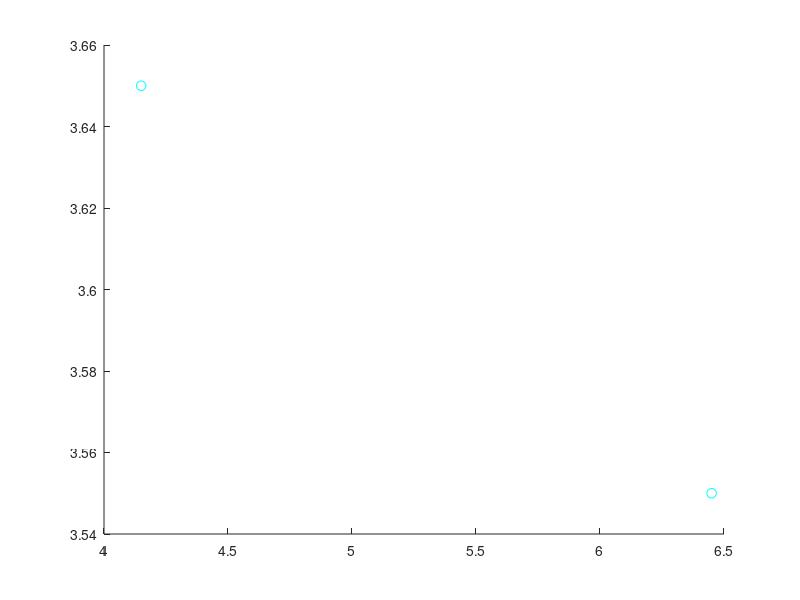

This figure's MATLAB source: (Note: this script raises an error after producing the figure.)
SOL = 2.998e8;

UseLos = 0;
% Walls
L1 = [+0.0, +1.0, +6.0, 4.5];    % [A, B, C] -> Ax + By + C = 0
L2 = [+1.0, +0.0, +7.0, 4.5];    % [A, B, C] -> Ax + By + C = 0
L3 = [+0.0, +1.0, +0.0, 4.5];    % [A, B, C] -> Ax + By + C = 0
L4 = [+1.0, +0.0, +0.0, 4.5];    % [A, B, C] -> Ax + By + C = 0
% Obstacles
L5 = [+0.0, +1.0, +5.2, 10];    % [A, B, C] -> Ax + By + C = 0
L6 = [+0.0, +1.0, +0.8, 10];    % [A, B, C] -> Ax + By + C = 0
% Floor
L7 = [+0.0, +1.0, +0.0, 4.5];    % [A, B, C] -> Ax + By + C = 0
L8 = [+0.0, +1.0, +5.0, 4.5];    % [A, B, C] -> Ax + By + C = 0

walls = [L1; L2; L3; L4; L5; L6];
%walls = [0];
floor = [L7; L8];

n1 = 0;
n2 = 1;
if size(walls, 2) > 1
    n1 = [n1, zeros(1, size(walls, 1))];
    n2 = [n2, walls(:, 4)'];
end
if size(floor, 2) > 1
    n1 = [n1, zeros(1, size(floor, 1))];
    n2 = [n2, floor(:, 4)'];
end
n1 = n1 + 1;

n = 10;
cmap = hsv(n);
sigma = 0.3;
ds = linspace(sigma - 0.5*sigma, sigma + 0.5*sigma, n);
for fooo = 1:n
    sigma = 0.15;
    y1_ = 3.5;
    x1_ = 4.0;
    y2_ = 3.4;
    x2_ = 6.3;
    x1 = x1_ + ds(fooo);
    x2 = x2_ + ds(fooo);
    y1 = y1_ + ds(fooo);
    y2 = y2_ + ds(fooo);



    Tx = [x1, y1, 0.85];    % [x, y, h] Transmitter
    Rx = [x2, y2, 0.85];    % [x, y, h] Receiever

    p = 0:0.1:7;

    figure(1);
    set(gcf, 'colormap', cmap);
    scatter(Tx(1), Tx(2), 50, fooo);
    hold on;
    scatter(Rx(1), Rx(2), 50, fooo);

    indc = 1;
    cosAngle = zeros(1, size(walls, 1));
    cosAngle(indc) = 0;
    aSq = 1; % len(1)^2;    

    ind = 1;
    len = zeros(1, size(walls, 1));
    len(ind) = norm(Rx - Tx);
    LOS = len(1);
    if size(walls, 2) > 1
        for L = walls'
            TxP = ProjectionPoint(Tx(1:2), L);
            RxP = ProjectionPoint(Rx(1:2), L);
            k = norm(RxP - Rx(1:2))/norm(TxP - Tx(1:2));
            l = norm(TxP - RxP);
            direction = (RxP - TxP)/l;
            %Reflection Point
            Rp = TxP + direction*(l/(k+1));
            path = norm(Tx(1:2) - Rp) + norm(Rp - Rx(1:2));
            ind = ind+1;
            len(ind) = path;
            [X, Y] = ToParamteric(L, p);
            %Angle
            b = norm(Tx(1:2) - Rp);
            c = norm(Rp - Rx(1:2));
            indc = indc+1;
            cosAngle(indc) = -(aSq - b^2 - c^2)/(4*b*c);

            plot(X, Y, 'k');
            scatter(Rp(1), Rp(2), 'r', 'filled');
            scatter(RxP(1), RxP(2), 'b', 'filled');
            scatter(TxP(1), TxP(2), 'b', 'filled');

        end
    end
    if size(floor, 2) > 1
        for L = floor'
            tx = [0.0, Tx(3)];
            los = sqrt(aSq);
            rx = [los, Rx(3)];

            TxP = ProjectionPoint(tx, L);
            RxP = ProjectionPoint(rx, L);
            k = norm(RxP - rx)/norm(TxP - tx);
            direction = (RxP - TxP)/len(1);
            %Reflection Point
            Rp = TxP + direction*(len(1)/(k+1));
            path = norm(tx - Rp) + norm(Rp - rx);
            ind = ind+1;
            len(ind) = path;
            %[X, Y] = ToParamteric(L, p);
            %Angle
            b = norm(Tx(1:2) - Rp);
            c = norm(Rp - Rx(1:2));
            indc = indc+1;
            cosAngle(indc) = -(aSq - b^2 - c^2)/(4*b*c);

        %    plot(X, Y, '--b');
        %    scatter(Rp(1), Rp(2), 'r', 'filled');
        end
    end
    %hold off;
    xlim([-0.1, 7.1]);
    ylim([-0.1, 6.1]);
    figure(2);
    set(gcf, 'colormap', cmap);
    hold on;
    pow0 = 1;
    alpha = 2;
    sinAngle = sqrt(1 - cosAngle.^2);


    %Snell's law
    sinAngle2 = sinAngle.*n1./n2;
    cosAngle2 = sqrt(1 - sinAngle2.^2);
    %Fresnel's formula
    Q = (n1.*cosAngle - n2.*cosAngle2)./(n1.*cosAngle + n2.*cosAngle2);
    Q(1) = 1; % LOS
    
    powDecay = (Q.^2).*pow0;
    powDecay = powDecay./(len.^(alpha));
    
    time = len/SOL*1e9;
    powDecay(1) = 0; % LOS
    %scatter(time, powDecay);

    maxval = max(powDecay);
    powDecay = powDecay./maxval;
    plot(time, powDecay, 'o', 'color', cmap(fooo,:))
    hold on;
    maxval = max([h14(:,2); h13(:,2); h23(:,2); h24(:,2)]);
    ex1_time = h14(:,1);
    ex1_ampl = h14(:,2);
    ex1_ampl = ex1_ampl./maxval;
    plot(ex1_time, ex1_ampl, 'xr');
    ex1_time = h13(:,1);
    ex1_ampl = h13(:,2);
    ex1_ampl = ex1_ampl./maxval;
    plot(ex1_time, ex1_ampl, 'xg');
    ex1_time = h24(:,1);
    ex1_ampl = h24(:,2);
    ex1_ampl = ex1_ampl./maxval;
    plot(ex1_time, ex1_ampl, 'xb');
    ex1_time = h23(:,1);
    ex1_ampl = h23(:,2);
    ex1_ampl = ex1_ampl./maxval;
    plot(ex1_time, ex1_ampl, 'xk');
    hold off;

    drawnow;
    hold off;
end
